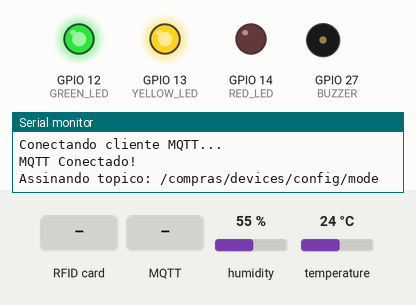
A sketch run on a simulated ESP32. Parts: output pins drawn as LEDs (lit = HIGH), buzzer (waves = sounding), the last lines printed to the serial monitor. Inputs (shaded band) come from the test bench; at power-on: humidity 55 %, temperature 24 °C. WiFi joins after 1.5 s; servers stay silent unless stated; no MQTT or app messages arrive unless stated; not simulated (calls return 0 or success): secrets.h.

Above: at 5.5 s.
5.6 s: RFID card 5E 7A 19 C4 held to the reader
At 7.4 s:
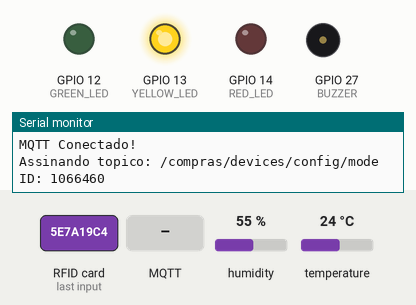
At 7.78 s:
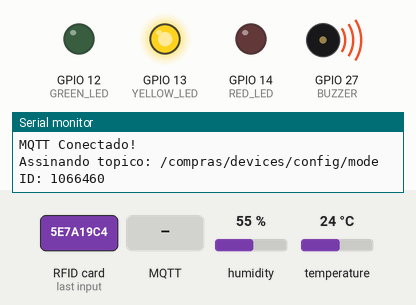
8.6 s: MQTT message "OK" arrives on the first subscribed topic
At 9.4 s:
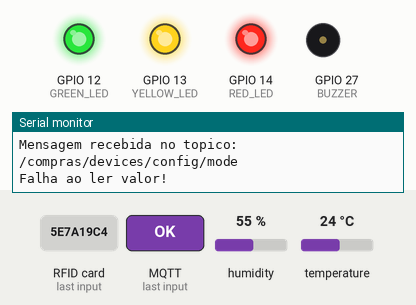
Timing chart, 0 to 16.2 s (numbered marks = the images above; inputs shaded):
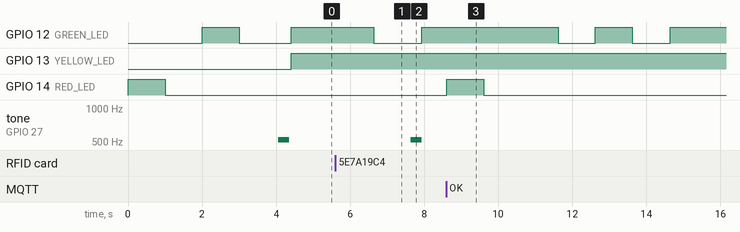

The sketch:

compras-001.ino
```cpp
// V01: Leitor de produtos com RFID
// autor: Misael Santos (misael@gmail.com)
//
/****************************************
 * Include Libraries
 ****************************************/
#include "secrets.h"  // WIFISSID, PASSWORD, MQTT_USER, MQTT_PASSWORD
#include <WiFi.h>
#include <PubSubClient.h>  // MQTT
#include <MFRC522.h>       // RFID-RC522
#include <SPI.h>           // RFID: Comunicação do barramento SPI
#include "DHTesp.h"        // Sensor DHT11

/****************************************
 * Define Constants
 ****************************************/

// LED Indicadores
#define GREEN_LED   12
#define YELLOW_LED  13
#define RED_LED     14
// RFID
#define SS_PIN    21
#define RST_PIN   22
//
#define BUZZER      27
#define DHTSENSOR   17

#define ERRO "Erro"
#define ADMIN_TAG "admin"

#define INTERVAL 10000000 // Timer de 30s para a leitura do sensor DHT11.

// Buzzer variables
#define NOTE_C 523
#define NOTE_E 659
int freq = 2000;
int channel = 0;
int resolution = 8;

// Indicador de sentido do estoque (0-remover, 1-adicionar)
int stockMode = 0;
int recordMode = 1;
String cardId;

// Wifi
WiFiClient wifi;
// MQTT
PubSubClient client(wifi);
// Sensor
DHTesp dht;
// RFID
// Esse objeto 'chave' é utilizado para autenticação dos dispositivos RFID
MFRC522::MIFARE_Key key;
// código de status de retorno da autenticação RFID
MFRC522::StatusCode status;
// Definicoes pino modulo RC522
MFRC522 mfrc522(SS_PIN, RST_PIN);

// Preparando timer...
hw_timer_t * timer = NULL;
float temperature;
float humidity;
boolean publishSensors = false;
String statusString;

void setupWifi() {

  WiFi.begin(WIFISSID, PASSWORD);
  WiFi.mode(WIFI_STA);
  Serial.println();
  Serial.print("Aguardando WiFi...");
  while (WiFi.status() != WL_CONNECTED) {
    Serial.print(".");
    blinkLed(RED_LED);
  }
  Serial.println("");
  Serial.println("WiFi Conectado");
  Serial.println("IP address: ");
  Serial.println(WiFi.localIP());
  blinkLed(GREEN_LED);
}

void setup() {
  startTimer();
  // Configuring pins...
  pinMode(GREEN_LED, OUTPUT);
  pinMode(YELLOW_LED, OUTPUT);
  pinMode(RED_LED, OUTPUT);
  // Buzzer
  ledcSetup(channel, freq, resolution);
  ledcAttachPin(BUZZER, channel);

  Serial.begin(115200);
  // Wifi...
  setupWifi();
  // Inicia MQTT Client...
  setupMQTT();
  // Inicia MFRC522
  setupRFID();

  // Sensor DHT11
  dht.setup(DHTSENSOR, DHTesp::DHT11);

  beep();

}

void ledIndicators() {

  if (WiFi.status() == WL_CONNECTED) {
    turnLedOn(GREEN_LED);
  } else {
    turnLedOff(GREEN_LED);
  }

  if (stockMode == 0) {
    turnLedOn(YELLOW_LED);
  } else {
    turnLedOff(YELLOW_LED);
  }

}

void callbackTimer() {
  statusString = dht.getStatusString();
  if (statusString == "OK") {
    // Setting flag to publish sensors...
    publishSensors = true;
  }
}

void verifySensors() {

  humidity = dht.getHumidity();
  temperature = dht.getTemperature();
  statusString = dht.getStatusString();

  if (publishSensors and (statusString == "OK")) {
    publishSensors = false;
    publishTemperature(temperature);
    publishHumidity(humidity);
  }
}

void startTimer(){
    /* 0 - seleção do timer a ser usado, de 0 a 3.
      80 - prescaler. O clock principal do ESP32 é 80MHz. Dividimos por 80 para ter 1us por tick.
    true - true para contador progressivo, false para regressivo
    */
    timer = timerBegin(0, 80, true);
    timerAttachInterrupt(timer, &callbackTimer, true);
    timerAlarmWrite(timer, INTERVAL, true);
    //ativa o alarme
    timerAlarmEnable(timer);
}

void stopTimer(){
    timerEnd(timer);
    timer = NULL;
}

void loop() {

  if (WiFi.status() != WL_CONNECTED) {
    setupWifi();
  }

  if (!client.connected()) {
    reconnectMQTT();
  }

  client.loop();

  ledIndicators();

  verifySensors();

   // Aguarda a aproximacao do cartao
  if (!mfrc522.PICC_IsNewCardPresent()) {
    return;
  }
  // Seleciona um dos cartoes
  if (!mfrc522.PICC_ReadCardSerial()) {
    return;
  }

  // Tentando ler o bloco 1 da tag
  String tag = readRFIDTag();

  // Verifica se eh produto ou admin
  if (tag != ADMIN_TAG && tag != ERRO) {

    if (tag != "") {

      Serial.print(F("\nProduto: "));
      Serial.println(tag);
      Serial.println();
      productSet(tag);

    } else {

      Serial.print(F("\nCartão em Branco: "));
      Serial.println(cardId);

    }

  } else {

    Serial.println(F("\nCartão Administrador!"));
    toggleStockMode();

  }

  // instrui o PICC quando no estado ACTIVE a ir para um estado de "parada"
  mfrc522.PICC_HaltA();
  // "stop" a encriptação do PCD, deve ser chamado após a comunicação com autenticação, caso contrário novas comunicações não poderão ser iniciadas
  mfrc522.PCD_StopCrypto1();

}
```

compras_indicators.ino
```cpp
void blinkLed(int led) {
  digitalWrite(led, HIGH);
  delay(1000);
  digitalWrite(led, LOW);
  delay(1000);
}

void turnLedOn(int led) {
  digitalWrite(led, HIGH);
}

void turnLedOff(int led) {
  digitalWrite(led, LOW);
}

void beep() {
  ledcWrite(channel, 255);
  ledcWriteTone(channel, NOTE_C);
  delay(300);
  ledcWriteTone(channel, 0);
}

void doubleBeep() {
  ledcWrite(channel, 255);
  ledcWriteTone(channel, NOTE_C); //c
  delay(200);
  ledcWriteTone(channel, NOTE_E); //e
  delay(200);
  ledcWriteTone(channel, 0);
}
```

compras_mqtt.ino
```cpp
// MQTT
#define MQTT_CLIENT_NAME "rfid01" // Name for the instance client
#define TOPIC_PREFIX "/compras/devices/esp32/"
#define TOPIC_STOCKMODE "/compras/devices/config/mode"
#define TOPIC_TEMPERATURE "/compras/sensor/temperature"
#define TOPIC_HUMIDITY "/compras/sensor/humidity"

char MQTTBROKER[]  = "192.168.68.113";
char payload[100];
char topic[150];

void setupMQTT() {
  SPI.begin(); // Init SPI bus
  client.setServer(MQTTBROKER, 1883);
  client.setCallback(callbackMQTT);
}

// MQTT subscription
void callbackMQTT(char* topic, byte* payload, unsigned int length) {
  Serial.println("");
  Serial.println("-----------------------");
  Serial.print("Mensagem recebida no topico: ");
  Serial.println(topic);

  // Getting the message payload string...
  char buffer[length + 1];
  memcpy(buffer, payload, length);
  buffer[length] = NULL;

  // Convert it to integer
  char *end = nullptr;
  long value = strtol(buffer, &end, 10);

  // Check for conversion errors
  if (end == buffer || errno == ERANGE) {
    Serial.print(F("Falha ao ler valor!"));
    blinkLed(RED_LED); // Conversion error occurred
    return;
  }

  Serial.println();
  Serial.print("Valor: ");
  Serial.println(value);
  stockMode = value;
  blinkLed(GREEN_LED);

}

void reconnectMQTT() {
  int count = 0;
  // Loop until we're reconnected
  while (!client.connected()) {
    count = count + 1;
    Serial.println("Conectando cliente MQTT...");

    // Attemp to connect
    if (client.connect(MQTT_CLIENT_NAME, MQTT_USER, MQTT_PASSWORD)) {
      Serial.println("MQTT Conectado!");
      sprintf(topic, "%s", TOPIC_STOCKMODE);
      Serial.print("Assinando topico: ");
      Serial.println(topic);
      client.subscribe(topic);
    } else {
      Serial.print("Falha, rc=");
      Serial.print(client.state());
      Serial.println(" tentando novamente em 2 segundos");
      // Wait 2 seconds before retrying
      sleep(2);
      blinkLed(RED_LED);
    }

    if (count == 10) {
      Serial.println("");
      Serial.println("Tentativa 10...");
      Serial.println("");
      setupMQTT();
      break;
    }

  }
}

void statusSet(String strTopic, int value) {
  // Montando msg...
  sprintf(topic, "%s", strTopic);
  sprintf(payload, "%d", value); // Adds the value

  publishMQTT(topic, payload);
}

void publishTemperature(float value) {
  char topic[150];
  // Montando msg...
  sprintf(topic, "%s", TOPIC_TEMPERATURE);
  char charValue[50];
  String strValue = String(value);
  strValue.toCharArray(charValue, strValue.length() + 1); //packaging up the data to publish to mqtt whoa...

  publishMQTT(topic, charValue);
}

// Registrando valor do Produto
void productSet(String produto) {
  // Montando msg...
  String strtopic = TOPIC_PREFIX + produto;
  strtopic.toCharArray(topic, 100);
  // Valor
  sprintf(payload, "%d", stockMode); // Adds the value

  publishMQTT(topic, payload);
}

void publishHumidity(float value) {
  char topic[150];
  // Montando msg...
  sprintf(topic, "%s", TOPIC_HUMIDITY);
  char charValue[50];
  String strValue = String(value);
  strValue.toCharArray(charValue, strValue.length() + 1); //packaging up the data to publish to mqtt whoa...

  publishMQTT(topic, charValue);
}

void publishMQTT(char topic[], char payload[]) {
  if (!client.connected()) {
    reconnectMQTT();
  }

  Serial.print("\nEnviando dados para o topico: ");
  Serial.print(topic);
  Serial.print(", ");
  Serial.println(payload);
  client.publish(topic, payload);

  // client.loop();
  blinkLed(GREEN_LED);

}

void toggleStockMode() {
  if (stockMode == 0) {
    stockMode = 1;
    Serial.println(F("\nReabastecendo!"));
  } else {
    stockMode = 0;
    Serial.println(F("\nMonitoração de estoque!"));
  }
  statusSet(TOPIC_STOCKMODE, stockMode);
}
```

compras_rfid.ino
```cpp
#define SIZE_BUFFER     18
#define MAX_SIZE_BLOCK  16

void setupRFID() {
  mfrc522.PCD_Init();
  // Mensagens iniciais no serial monitor
  Serial.println();
  Serial.println("Aproxime o seu cartao do leitor...");
  Serial.println();
}

//Faz a leitura dos dados do cartão/tag
String readRFIDTag() {
  // Reading Card ID...
  long code=0;
  for (byte i = 0; i < mfrc522.uid.size; i++){
    code=((code+mfrc522.uid.uidByte[i])*10);
  }
  char bufferId[mfrc522.uid.size];
  sprintf(bufferId, "%d", code);
  Serial.println();
  Serial.print(F("ID: "));
  Serial.println(bufferId);
  cardId = bufferId;

  //Prepara a chave - todas as chaves estão configuradas para FFFFFFFFFFFFh (Padrão de fábrica).
  for (byte i = 0; i < 6; i++) key.keyByte[i] = 0xFF;
  //buffer para colocar os dados ligos
  byte buffer[SIZE_BUFFER] = {0};
  //bloco que faremos a operação
  byte bloco = 1;
  byte tamanho = SIZE_BUFFER;
  //faz a autenticação do bloco que vamos operar
  status = mfrc522.PCD_Authenticate(MFRC522::PICC_CMD_MF_AUTH_KEY_A, bloco, &key, &(mfrc522.uid)); //line 834 of MFRC522.cpp file
  if (status != MFRC522::STATUS_OK) {
    Serial.print(F("Autenticacao RFID falhou: "));
    Serial.println(mfrc522.GetStatusCodeName(status));
    blinkLed(RED_LED);
    doubleBeep();
    return (ERRO);
  }
  //Faz a leitura dos dados do bloco
  status = mfrc522.MIFARE_Read(bloco, buffer, &tamanho);
  if (status != MFRC522::STATUS_OK) {
    Serial.print(F("Leitura RFID falhou: "));
    Serial.println(mfrc522.GetStatusCodeName(status));
    blinkLed(RED_LED);
    doubleBeep();
    return (ERRO);
  }
  else {
    blinkLed(GREEN_LED);
    beep();
  }

  String str = (char*)buffer;
  str = str.substring(0, MAX_SIZE_BLOCK);
  str.trim();
  return (str);

}
```

Measured:
- after the input at 5.6 s, GPIO 12 (GREEN_LED): HIGH → LOW after 1.0 s, → HIGH 1.3 s later; tone on GPIO 27 (BUZZER): silent → 523 Hz after 2.0 s, → silent 0.30 s later
- after the input at 8.6 s, GPIO 14 (RED_LED): LOW → HIGH at once, → LOW 1.0 s later
